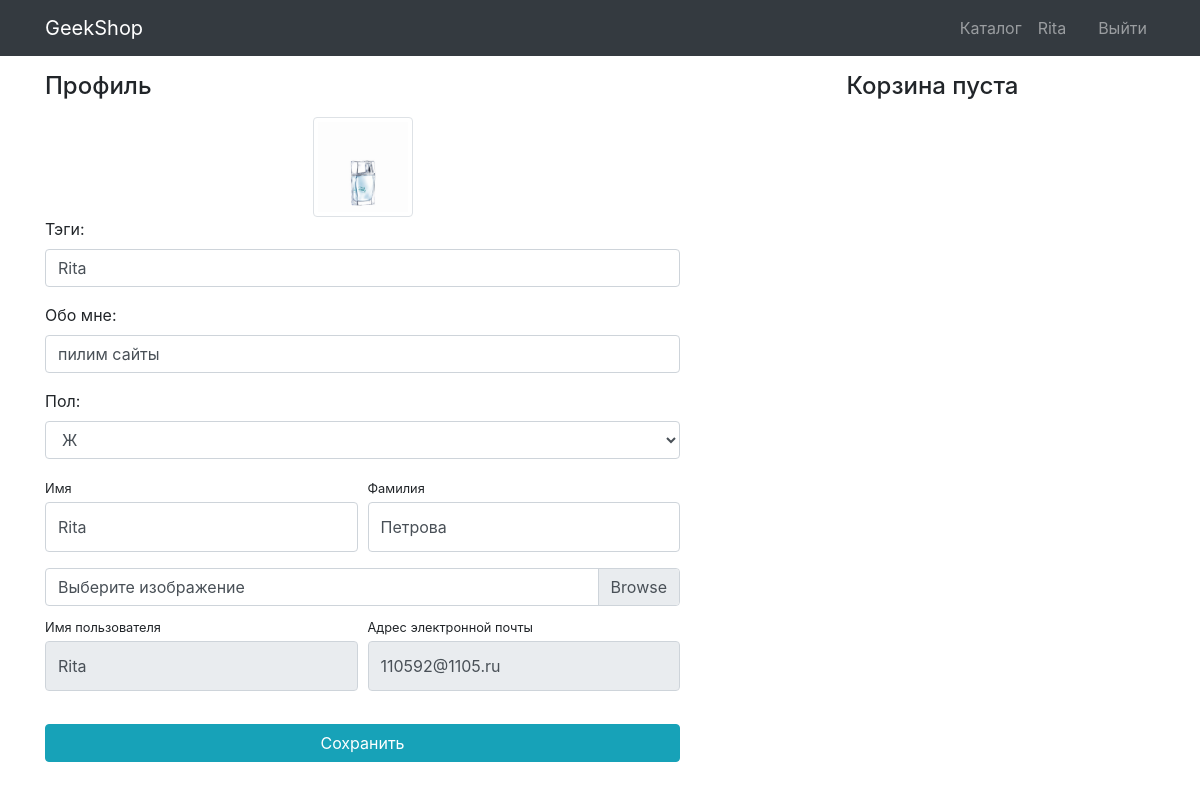
Page /auth/profile/ (signed in) on the committed database.
### authapp/models.py (models this page shows, shortened)
class User(AbstractUser):
    avatar = models.ImageField(upload_to='users_avatar', blank=True)
    age = models.PositiveSmallIntegerField(blank=True, null=True, default=18)
    activation_key = models.CharField(max_length=128, blank=True, null=True)
    activation_key_expires = models.DateTimeField(default=(now() + timedelta(hours=48)))

class ShopUserProfile(models.Model):
    MALE = 'M'
    FEMALE = 'W'
    GENDER_CHOICES = (
        (MALE, 'М'),
        (FEMALE, 'Ж'),
    )
    user = models.OneToOneField(User,unique=True, null=False, db_index=True, on_delete=models.CASCADE)
    tagline = models.CharField(blank=True, max_length=255,verbose_name='тэги')
    about_me = models.CharField(blank=True, max_length=512, verbose_name='обо мне')
    gender = models.CharField(blank=True, choices=GENDER_CHOICES, max_length=1, verbose_name='пол')

### authapp/views.py (the view)
# urls.py: path('profile/', authapp.profile, name='profile'),
def profile(request):
    if request.method == 'POST':
        form = UserProfileForm(data=request.POST, files=request.FILES, instance=request.user)
        profile_form = ShopUserProfileEditForm(data=request.POST, instance=request.user.shopuserprofile)
        if form.is_valid() and profile_form.is_valid():
            form.save()
            return HttpResponseRedirect(reverse('auth:profile'))
    else:
        form = UserProfileForm(instance=request.user)
        profile_form = ShopUserProfileEditForm(instance=request.user.shopuserprofile)
    context = {
        'title': 'Профиль',
        'form': form,
        'baskets': Basket.objects.filter(user=request.user),
        'profile_form': profile_form,
    }
    return render(request, 'authapp/profile.html', context)

### authapp/forms.py
class UserProfileForm(UserChangeForm):
    avatar = forms.ImageField(widget=forms.FileInput())
    class Meta:
        model = User
        fields = ('first_name', 'last_name', 'avatar', 'username', 'email')
    def __init__(self, *args, **kwargs):
        super(UserProfileForm, self).__init__(*args, **kwargs)
        for field_name, field in self.fields.items():
            field.widget.attrs['class'] = 'form-control py-4'
        self.fields['username'].widget.attrs['readonly'] = True
        self.fields['email'].widget.attrs['readonly'] = True
        self.fields['avatar'].widget.attrs['class'] = 'custom-file-input'

class ShopUserProfileEditForm(forms.ModelForm):
    class Meta:
        model = ShopUserProfile
        fields = ('tagline', 'about_me', 'gender')
    def __init__(self, *args, **kwargs):
        super().__init__(*args, **kwargs)
        for field_name, field in self.fields.items():
            field.widget.attrs['class'] = 'form-control'

### mainapp/context_processor.py (called while the page is built)
def basket(request):
    basket_items = []
    if request.user.is_authenticated:
        basket_items = Basket.objects.filter(user = request.user)
    return {
        'basket': basket_items
    }

### authapp/templates/authapp/profile.html (shortened to what this page needs)
{% extends 'mainapp/base.html' %}
{% load static %}
{% block css %}
    <link href="{% static 'css/profile.css' %}" rel="stylesheet">
{% endblock %}
{% block content %}
  <div class="container">
        <div class="row">
            <div class="col-lg-7">
                <h4 class="mt-3 mb-3">Профиль</h4>
                <div class="col-lg-12 text-center">
                    <img width="100" height="100"
                        src ="{% if user.avatar %} {{ user.avatar.url }} {% else %} {% static 'vendor/img/ava.jpg' %} {% endif %}"
                class="img-thumbnail">
                </div>
                <form action="{% url 'authapp:profile' %}" method="post"  enctype="multipart/form-data">
                    {{ profile_form.as_p }}
                    <div class="form-row">
                        <div class="col-lg-6">
                            <div class="form-group">
                                <label class="small mb-1" for="{{ form.first_name.id_for_label }}">Имя</label>
                                {{ form.first_name }}
                            </div>
                        </div>
                        <div class="col-lg-6">
                            <div class="form-group">
                                <label class="small mb-1" for="{{ form.last_name.id_for_label }}">Фамилия</label>
                                {{ form.last_name }}
                            </div>
                        </div>
                    </div>
                    <div class="form-row mb-2">
                        <div class="col-lg-12">
                            <div class="custom-file">
                                <label class="custom-file-label" for="{{ form.avatar.id_for_label}}">Выберите изображение</label>
                            </div>
                        </div>
                    </div>
                    <div class="form-row">
                        <div class="col-lg-6">
                            <label class="small mb-1" for="{{ form.username.id_for_label }}">Имя пользователя</label>
                            {{ form.username }}
                        </div>
                        <div class="col-lg-6">
                            <label class="small mb-1" for="{{ form.email.id_for_label }}">Адрес электронной
                                почты</label>
                            {{ form.email }}
                        </div>
                    </div>
                  <div class="form-row">
                        <div class="col-lg-12" style="margin-top: 33px;">
                            <input class="btn btn-info btn-block" type="submit" value="Сохранить">
                        </div>
                    </div>
                </form>
            </div>
            <div class="col-lg-5">
              {% include 'basketapp/basket.html' %}
            </div>
        </div>
    </div>
{% endblock %}

### mainapp/templates/mainapp/base.html (shortened to what this page needs)
{% load static %}
<!DOCTYPE html>
<html lang="en">
<head>
    <link href="{% static 'vendor/bootstrap/css/bootstrap.min.css'%}" rel="stylesheet">
    {% block css %}
    {% endblock %}
</head>
<body>
<nav class="navbar navbar-expand-lg navbar-dark bg-dark fixed-top">
    <div class="container">
        <a class="navbar-brand" href={% url 'main' %}>GeekShop</a>
        <div class="collapse navbar-collapse" id="navbarResponsive">
            <ul class="navbar-nav ml-auto">
                <li class="nav-item">
                    <a class="nav-link" href={% url 'mainapp:index' %}>Каталог  </a>
                </li>
                    {% if user.is_authenticated %}
                    <li class="nav-item">
                        <a class="nav-link" href="{% url 'authapp:profile' %}">{{ user.username }} </a>
                    </li>
                        {%  if user.is_superuse or user.is_staff %}
                            <li class="nav-item">
                            <a class="nav-link" href="{% url 'admin_staff:index' %}">
                            </a>
                        </li>
                            {% endif %}
                    <li class="nav-item">
                        <a class="nav-link" href={% url 'authapp:logout'%}>Выйти </a>
                    </li>
                {% else %}
                    <li class="nav-item">
                        <a class="nav-link" href="{% url 'authapp:login' %}">Войти <i class="fas fa-sign-in-alt"></i></a>
                    </li>
                {% endif %}
            </ul>
        </div>
    </div>
</nav>
{% block content %}
{% endblock %}
</body>
</html>

### static/css/profile.css (style rules this page uses)
body { padding-top: 56px; }

### rows in the picture
User: username "Rita", avatar (picture), first_name "Rita", last_name "Петрова", email "110592@1105.ru"
ShopUserProfile: tagline "Rita", about_me "пилим сайты", gender "Ж"
